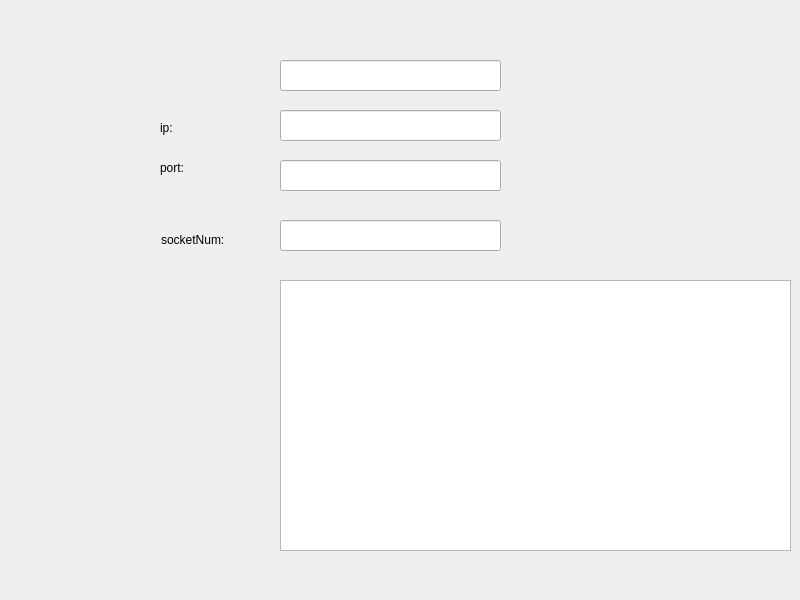
<?xml version="1.0" encoding="UTF-8"?>
<ui version="4.0">
 <class>SCTcpServerWidget</class>
 <widget class="QWidget" name="SCTcpServerWidget">
  <property name="geometry">
   <rect>
    <x>0</x>
    <y>0</y>
    <width>800</width>
    <height>600</height>
   </rect>
  </property>
  <property name="windowTitle">
   <string>SCTcpServerWidget</string>
  </property>
  <widget class="QLineEdit" name="lineEdit">
   <property name="geometry">
    <rect>
     <x>280</x>
     <y>60</y>
     <width>221</width>
     <height>31</height>
    </rect>
   </property>
  </widget>
  <widget class="QLineEdit" name="lineEdit_2">
   <property name="geometry">
    <rect>
     <x>280</x>
     <y>110</y>
     <width>221</width>
     <height>31</height>
    </rect>
   </property>
  </widget>
  <widget class="QLineEdit" name="lineEdit_3">
   <property name="geometry">
    <rect>
     <x>280</x>
     <y>160</y>
     <width>221</width>
     <height>31</height>
    </rect>
   </property>
  </widget>
  <widget class="QLabel" name="label">
   <property name="geometry">
    <rect>
     <x>160</x>
     <y>120</y>
     <width>72</width>
     <height>15</height>
    </rect>
   </property>
   <property name="text">
    <string>ip:</string>
   </property>
  </widget>
  <widget class="QLabel" name="label_2">
   <property name="geometry">
    <rect>
     <x>160</x>
     <y>160</y>
     <width>72</width>
     <height>15</height>
    </rect>
   </property>
   <property name="text">
    <string>port:</string>
   </property>
  </widget>
  <widget class="QTextEdit" name="textEdit">
   <property name="geometry">
    <rect>
     <x>280</x>
     <y>280</y>
     <width>511</width>
     <height>271</height>
    </rect>
   </property>
  </widget>
  <widget class="QLineEdit" name="lineEdit_4">
   <property name="geometry">
    <rect>
     <x>280</x>
     <y>220</y>
     <width>221</width>
     <height>31</height>
    </rect>
   </property>
  </widget>
  <widget class="QLabel" name="label_3">
   <property name="geometry">
    <rect>
     <x>161</x>
     <y>230</y>
     <width>91</width>
     <height>20</height>
    </rect>
   </property>
   <property name="text">
    <string>socketNum:</string>
   </property>
  </widget>
 </widget>
 <resources/>
 <connections/>
</ui>
